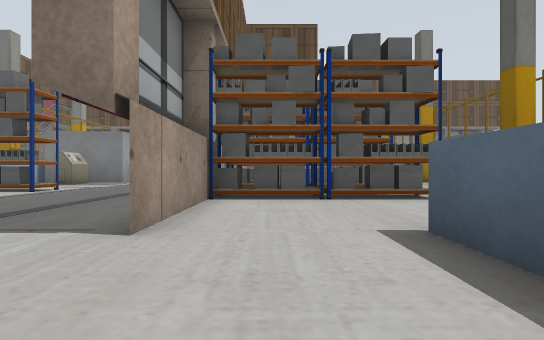
[1] (above)

24 first-person views from a walk through a world built for the Gazebo simulator. The camera is 0.5 m above the floor, looks level and sees 85° across. The lines on the ground mark 1 m squares. The floor is counted in squares, 1 m on a side. Each view is taken from the middle of a square. On the plan, view 1 faces up. The plan holds only what a view shows up to about 9 squares ahead; the rest is blank. The place goes on beyond the plan. Gazebo's built-in surfaces are drawn with simple patterns. Some stock models are drawn as simple stand-ins. Some surface patterns are stand-ins.

[2]
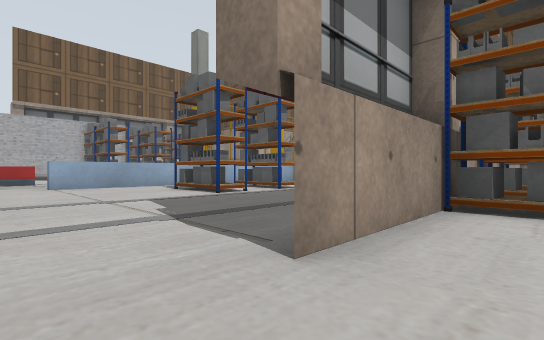

[3]
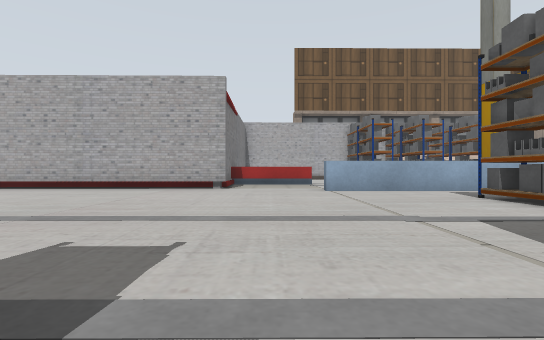

[4]
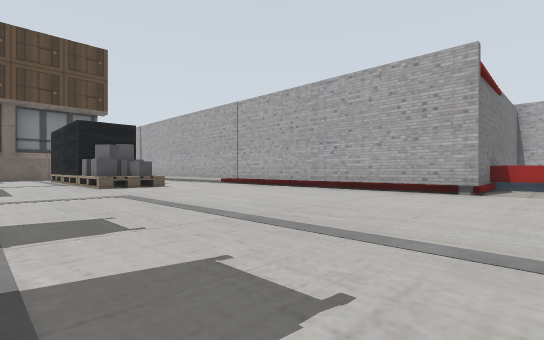

[5]
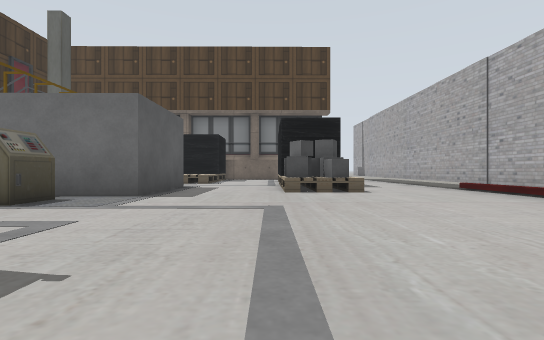

[6]
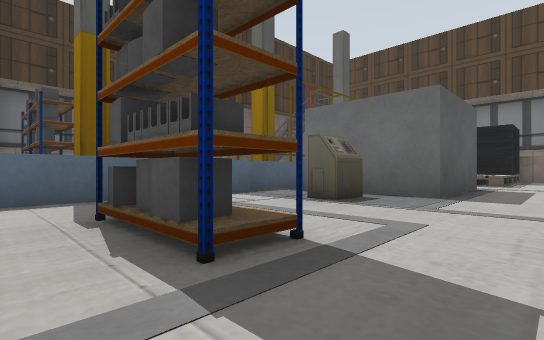

[7]
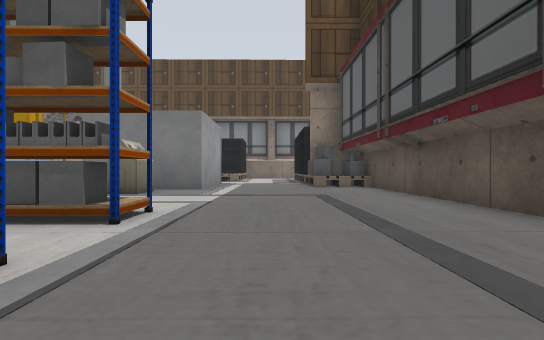

[8]
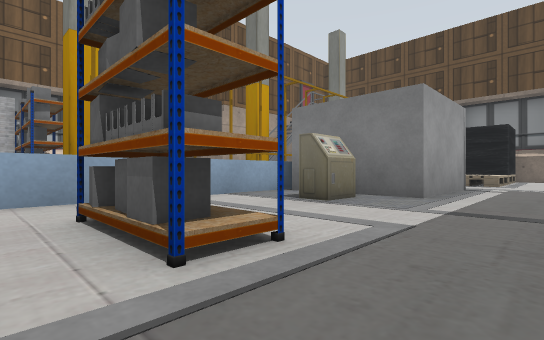

[9]
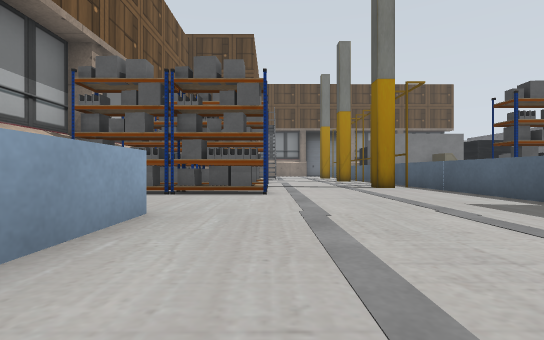

[10]
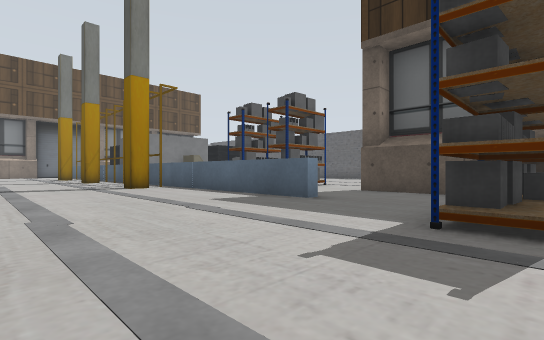

[11]
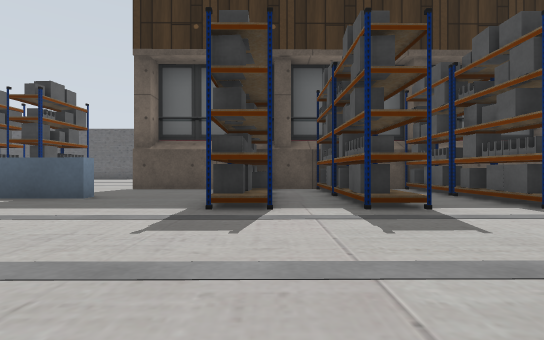

[12]
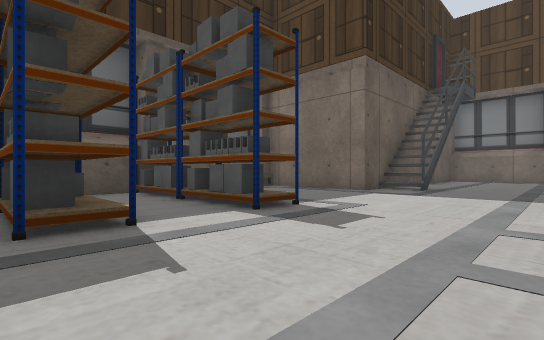

[13]
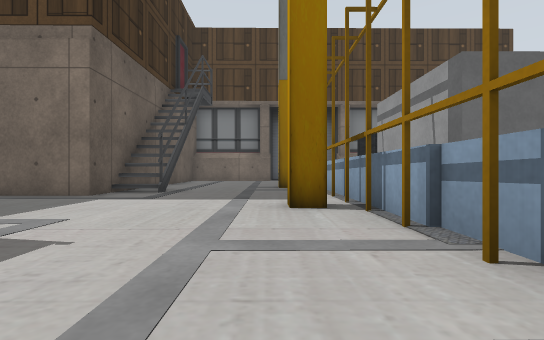

[14]
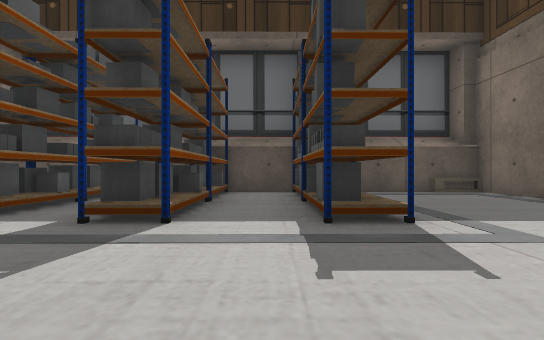

[15]
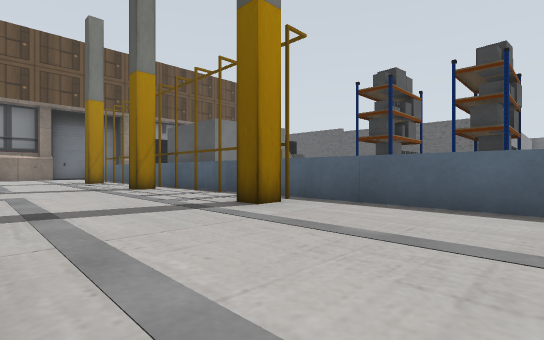

[16]
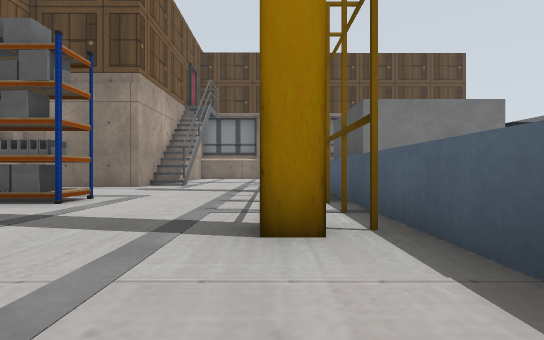

[17]
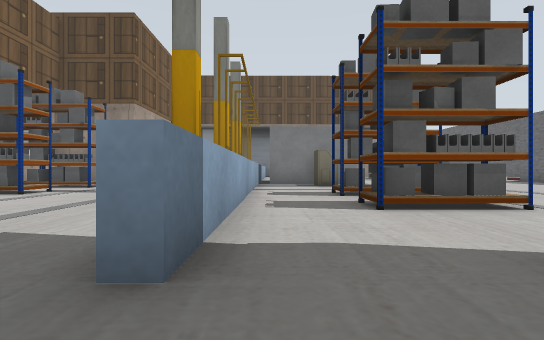

[18]
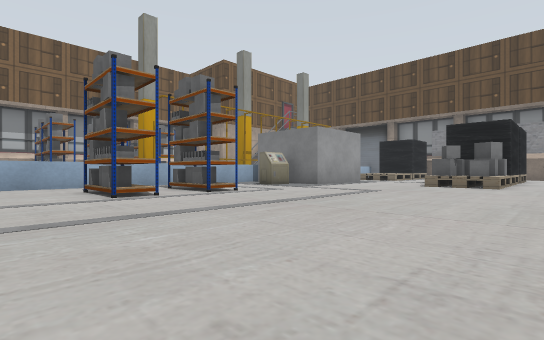

[19]
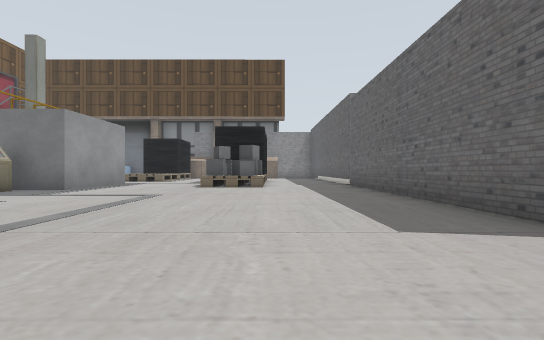

[20]
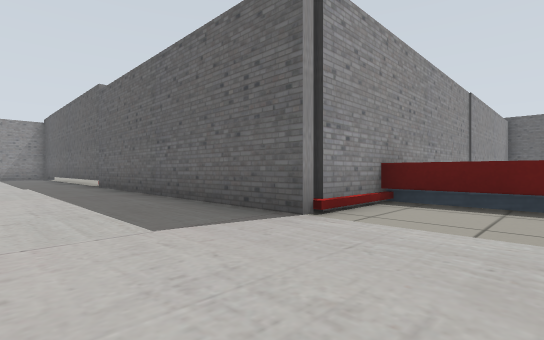

[21]
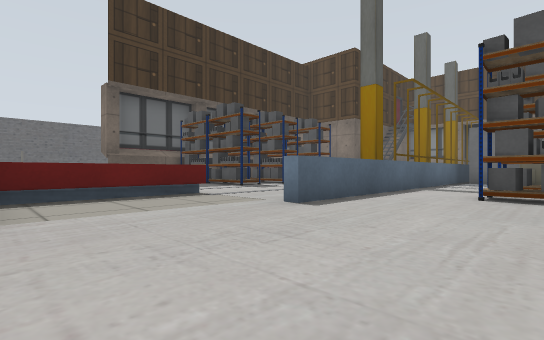

[22]
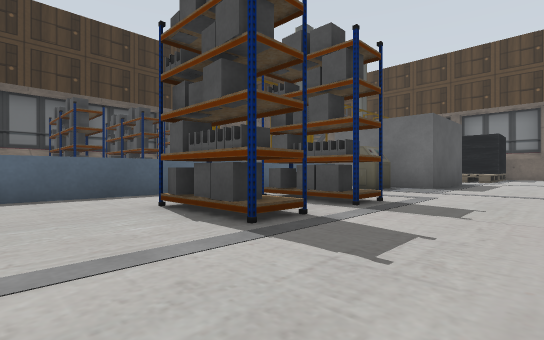

[23]
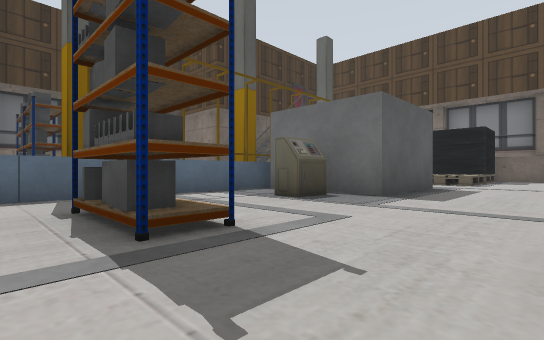

[24]
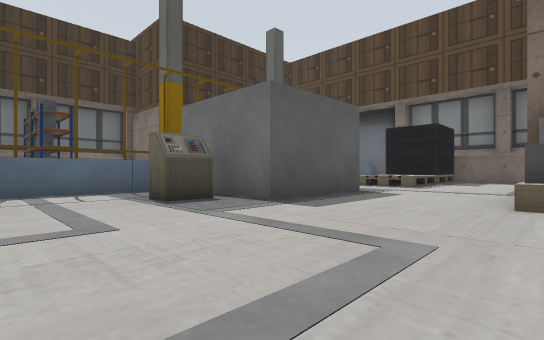

### Floor plan
Key: @ floor where view 1 was taken; # wall or solid block; x gap in a wall; . floor; = window, fence, low wall or low ledge; P yellow post; C container; B grey box; O other object.
Columns run from 15 left of view 1 to 27 right of it. Each row starts with its distance up from view 1.
 14          B..  #### ..  B      #...C
 13          B..=## ...... B  B..##...C
 12      P#BBB...##  ....#PBB B.......C
 11      P#.x....##  .....P  #........C
 10      O=.=....#####....P..=........C
  9       =......##  .....P...........C
  8  #    =......#####....P...........C
  7 ##   O=.##...#####...#P..##.......C
  6       =......#####....=...........#########
  5       =.##...#####....=..##.........#
  4       =......##.......=.............#
  3       =......##.......=.............#
  2    =............=........# ......=....
  1    =............=........# ......= ...
  0  ###.........  @ ....##### ...##.=    #
 -1     C#..........=....##### ......=    #
 -2     C#.......##.=#...##### ...##.=    ##
 -3      #........   P...#####.......=P   #
 -4      #..........  .......#.......=P
 -5      #........=..P...#####.....=.=P
 -6      #........=..P.......#.....x.#P
 -7      #.......BBB.P.......#....BBB#O
 -8      #..=#...B B P.......##...B   O
 -9      #..##...B B P....#####...B
-10      #..##...B B O...##    ....
-11             ..    ...#     ....
-12             .=    #..##    ..==

Positions as (right, up) in squares from view 1, and headings:
1: (0, 0), facing up
2: (0, 1), facing up-left
3: (-2, 1), facing left
4: (-3, 1), facing down-left
5: (-5, -1), facing down
6: (-4, -1), facing down-right
7: (-4, 4), facing up
8: (-4, 6), facing up-left
9: (3, -1), facing up
10: (3, -1), facing up-right
11: (2, -1), facing right
12: (3, -2), facing down-right
13: (3, -3), facing down
14: (3, -4), facing right
15: (3, 4), facing up-right
16: (6, 5), facing up
17: (8, 1), facing up
18: (17, 3), facing up-left
19: (16, 4), facing up
20: (16, 4), facing up-right
21: (15, 6), facing down-right
22: (12, 2), facing down-right
23: (12, -1), facing down-right
24: (11, -3), facing down-right
